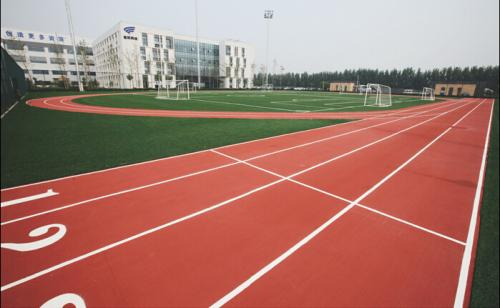
#> input picture 1.jpg, 500 x 308 px
$ python line_detection.py
#> lines starting #> are read from the running program, lines starting #| are printed output that depends on the picture; after the words box and inside, x2 and y2 are one past the last pixel; in counts of white or black regions, pixels touching at a corner belong together
import numpy as np
import cv2
import matplotlib.pyplot as plt
import matplotlib.image as mpimg
import time

'''根据极角极径参数在原图像中画线, 在操场上找线'''


def draw_lines(img, lines, color=[255, 0, 0], thickness=6):
    for line in lines:
        for x1, y1, x2, y2 in line:
            # 在图像中设置俩条水平线，只有当直线于其相交，才绘制该直线，用于筛选直线
            top_horizon_line = ([0, img.shape[0] * 0.6], [img.shape[1], img.shape[0] * 0.7])
            bottom_horizon_line = ([0, img.shape[0]], [img.shape[1], img.shape[0]])
            line_intersection_top = line_intersection(top_horizon_line, ([x1, y1], [x2, y2]))
            line_intersection_bottom = line_intersection(bottom_horizon_line, ([x1, y1], [x2, y2]))
            #if line_intersection_top == None or line_intersection_bottom == None:
            #    return
            # 绘制直线
            cv2.line(img, line_intersection_top, line_intersection_bottom, color, thickness)


'''判断俩条线段是否相交'''


def line_intersection(line1, line2):
    xdiff = (line1[0][0] - line1[1][0], line2[0][0] - line2[1][0])
    ydiff = (line1[0][1] - line1[1][1], line2[0][1] - line2[1][1])

    def det(a, b):
        return a[0] * b[1] - a[1] * b[0]

    div = det(xdiff, ydiff)

    if div == 0:
        return None

    d = (det(*line1), det(*line2))
    x = det(d, xdiff) / div
    y = det(d, ydiff) / div
    return int(x), int(y)


image = cv2.imread("1.jpg")  # 读取源图像
#> image is the input picture: shape (308, 500, 3); mean B, G, R 108.6, 119.1, 167
showImg = True
# image = np.array(image)
grayscale_image = cv2.cvtColor(image, cv2.COLOR_RGB2GRAY)  # 转为灰度图
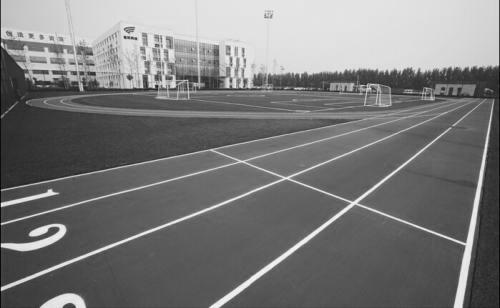
#> grayscale_image: shape (308, 500); min 2, max 251, mean 121.5
print(grayscale_image)
#> (printed output is left out)
kernel_size = 5
# 高斯平滑，大小为5的高斯核
gaussian_blur_image = cv2.GaussianBlur(grayscale_image, (kernel_size, kernel_size), 0)
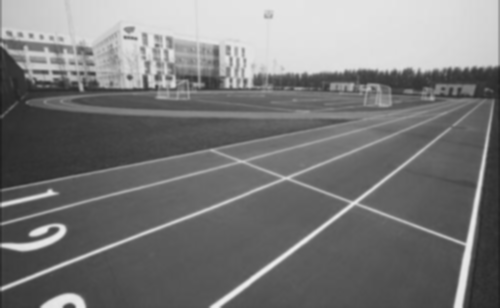
#> gaussian_blur_image: shape (308, 500); min 29, max 237, mean 121.6
cv2.imwrite("gauss.jpg", gaussian_blur_image)
# 设置阈值，进行canny边缘提取
canny_low_threshold = 100
canny_high_threshold = 150
edge_image = cv2.Canny(gaussian_blur_image, canny_low_threshold, canny_high_threshold)
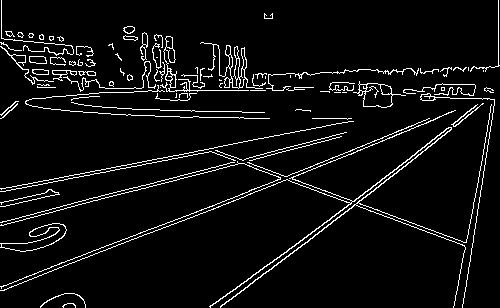
#> edge_image: shape (308, 500); 5.7% white in thin lines or dots
# ROI可视区域选择，本程序选取左测公路区域
image_shape = edge_image.shape
#> image_shape = (308, 500)
cv2.imwrite("edge.jpg", edge_image)
print(image_shape)
#| (308, 500)
x_offset = 200
y_offset = 90
v1 = (0, image_shape[0] - y_offset / 2)
#> v1 = (0, 263)
v2 = (int(image_shape[1] / 4 + x_offset), int(image_shape[0] / 2 + y_offset))
#> v2 = (325, 244)
v3 = (int(image_shape[1] / 2 - x_offset), int(image_shape[0] / 2 + y_offset))
#> v3 = (50, 244)
v4 = (image_shape[1] / 2 + x_offset, image_shape[0] - y_offset / 2)
#> v4 = (450, 263)
print(v1,v2,v3,v4)
#| (0, 263.0) (325, 244) (50, 244) (450.0, 263.0)
vert = np.array([[v1, v2, v3, v4]], dtype=np.int32)
print(vert)
#| [[[  0 263]
#|   [325 244]
#|   [ 50 244]
#|   [450 263]]]
vert = np.array([[0,120],[0,307], [500,307],[500,120]], dtype=np.int32)
print(vert)
mask = np.zeros_like(edge_image)
print(mask.shape)
#| (308, 500)
cv2.imwrite("raw_mask.jpg",mask)
print("sadadads", len(edge_image.shape))
#| sadadads 2
if len(edge_image.shape) > 2:
    channel_count = edge_image.shape[2]
    ignore_mask_color = (255,) * channel_count
    print(f"ignore_mask_color: {ignore_mask_color}")
else:
    ignore_mask_color = 255
    print(f"ignore_mask_color >>>> : {ignore_mask_color}")
# ROI可视区填充，在用mask与灰度图进行与运算，即在灰度图中得可视区
cv2.fillPoly(mask, [vert], ignore_mask_color)
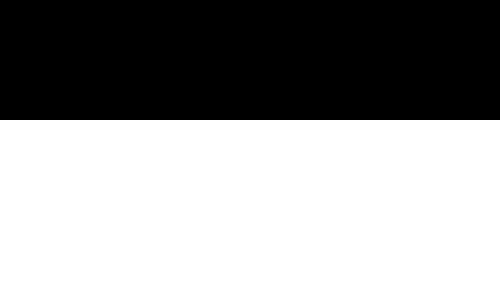
#> mask: shape (308, 500); 61% white; 1 black region, box (x1, y1, x2, y2) and area: (0, 0, 500, 120) 60000
cv2.imwrite("mask.jpg", mask)
masked_edge_image = cv2.bitwise_and(edge_image, mask)
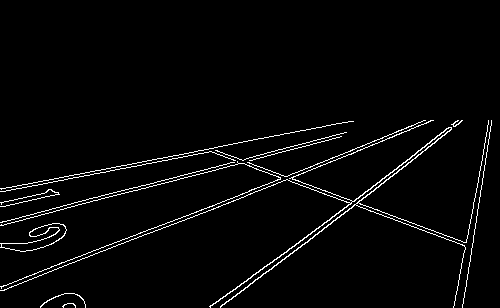
#> masked_edge_image: shape (308, 500); 2.8% white in thin lines or dots, all inside (x1, y1, x2, y2) = (0, 120, 492, 308)
print("fafasfafafs")
# 显示可视区的边缘提取二值图像
cv2.imwrite("masked_edge.jpg", masked_edge_image)
#s = cv2.getStructuringElement(cv2.M)

print(np.array([[v1, v2, v3, v4]], dtype=np.int32))
#| [[[  0 263]
#|   [325 244]
#|   [ 50 244]
#|   [450 263]]]
# 霍夫线变换
rho = 2  # 设置极径分辨率
theta = (np.pi) / 180  # 设置极角分辨率
threshold = 10  # 设置检测一条直线所需最少的交点
min_line_len = 30  # 设置线段最小长度
max_line_gap = 200  # 设置线段最近俩点的距离
lines = cv2.HoughLinesP(masked_edge_image, rho, theta, threshold, np.array([]), minLineLength=min_line_len,
                        maxLineGap=max_line_gap)
#> lines = 79 rows, first 6: [235, 289, 453, 125], [1, 189, 352, 121], [4, 290, 425, 120], [333, 220, 434, 143], [184, 220, 433, 120], [56, 210, 249, 162]
for i,line in enumerate(lines):
    print(i)
#> this loop made 79 passes
#> line on passes 1 to 12: [[235, 289, 453, 125]], [[1, 189, 352, 121]], [[4, 290, 425, 120]], [[333, 220, 434, 143]], [[184, 220, 433, 120]], [[56, 210, 249, 162]], [[279, 257, 461, 120]], [[1, 224, 346, 132]], [[5, 191, 217, 150]], [[245, 287, 360, 203]], [[462, 307, 491, 120]], [[111, 244, 283, 175]]
#| 0
#| 1
#| 2
#| 3
#| 4
#| 5
#| 6
#| 7
#> (further printed lines are left out)
hough_line_image = np.zeros((masked_edge_image.shape[0], masked_edge_image.shape[1], 3), dtype=np.uint8)

# 绘制检测到的直线
draw_lines(hough_line_image, lines)
#> the loop in draw_lines, `for line in lines:` made 79 passes
#> line on passes 1 to 7: [[235, 289, 453, 125]], [[1, 189, 352, 121]], [[4, 290, 425, 120]], [[333, 220, 434, 143]], [[184, 220, 433, 120]], [[56, 210, 249, 162]], [[279, 257, 461, 120]]
#> line on pass 59: [[256, 155, 472, 246]]
#> after the loop in draw_lines, `for line in lines:`:
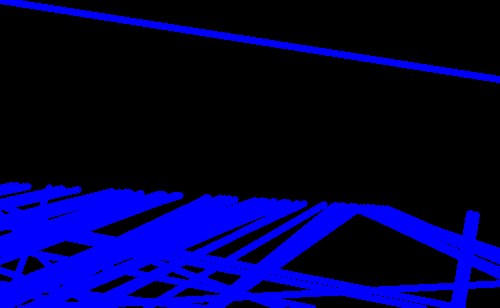
#> img: shape (308, 500, 3); mean of channels 0, 1, 2 66.5, 0, 0; drawn as B, G, R
# 将直线与原图像合成为一幅图像
sync_image = cv2.addWeighted(image, 0.8, hough_line_image, 1, 0)
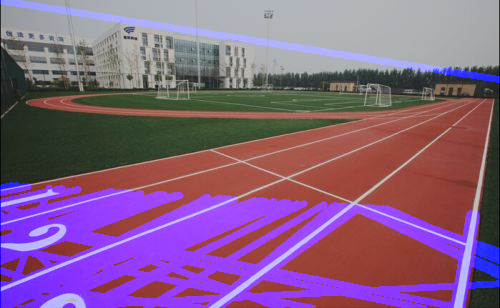
#> sync_image: shape (308, 500, 3); mean B, G, R 134.1, 95.3, 133.6
# 显示图像
if showImg:
    plt.imshow(sync_image)
    plt.show()
    cv2.imshow("lane", sync_image)
    cv2.waitKey(0)

$ run again, with turtle.png saved as 1.jpg
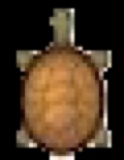
#> input picture turtle.png, 124 x 160 px
#> image is the input picture: shape (160, 124, 3); mean B, G, R 34.8, 53.9, 73
#> (printed output is left out)
#> `edge_image = cv2.Canny(gaussian_blur_image, canny_low_threshold, canny..`:
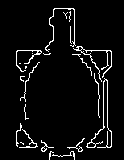
#> edge_image: shape (160, 124); 5.4% white in thin lines or dots, all inside (x1, y1, x2, y2) = (16, 8, 112, 160)
#| (160, 124)
#| (0, 115.0) (231, 170) (-138, 170) (262.0, 115.0)
#| [[[   0  115]
#|   [ 231  170]
#|   [-138  170]
#|   [ 262  115]]]
#| (160, 124)
#| sadadads 2
#> mask: shape (160, 124); 25% white; 1 white region, box (x1, y1, x2, y2) and area: (0, 120, 124, 160) 4960
#> masked_edge_image: shape (160, 124); 1.8% white in thin lines or dots, all inside (x1, y1, x2, y2) = (16, 120, 112, 160)
#| [[[   0  115]
#|   [ 231  170]
#|   [-138  170]
#|   [ 262  115]]]
#> lines = 16 rows, first 6: [74, 159, 107, 122], [41, 148, 111, 146], [16, 143, 74, 156], [25, 147, 111, 141], [20, 126, 49, 159], [16, 133, 74, 153]
#> the loop `for i,line in enumerate(lines):` made 16 passes
#> (printed output is left out)
#> the loop in draw_lines, `for line in lines:` made 16 passes
#> line on passes 1 to 5: [[74, 159, 107, 122]], [[41, 148, 111, 146]], [[16, 143, 74, 156]], [[25, 147, 111, 141]], [[20, 126, 49, 159]]
#> `sync_image = cv2.addWeighted(image, 0.8, hough_line_image, 1, 0)`:
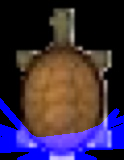
#> sync_image: shape (160, 124, 3); mean B, G, R 68.6, 43.1, 58.4
